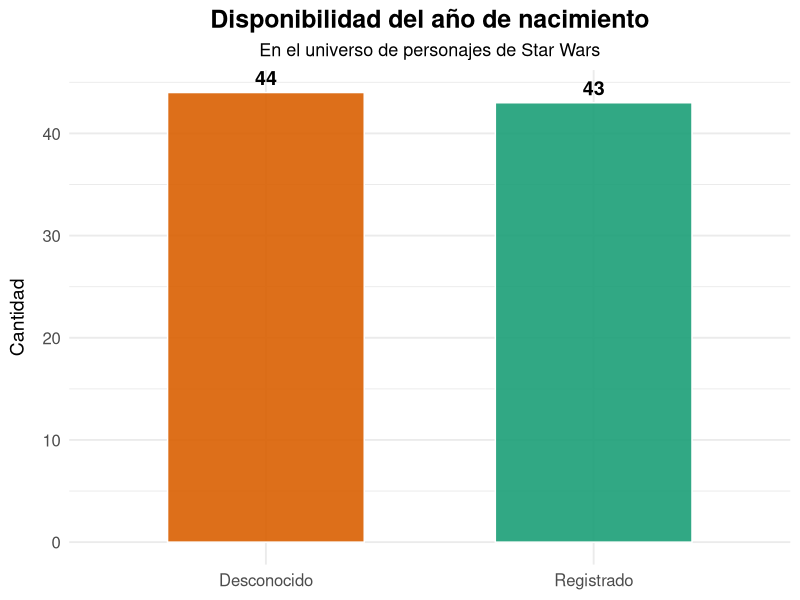
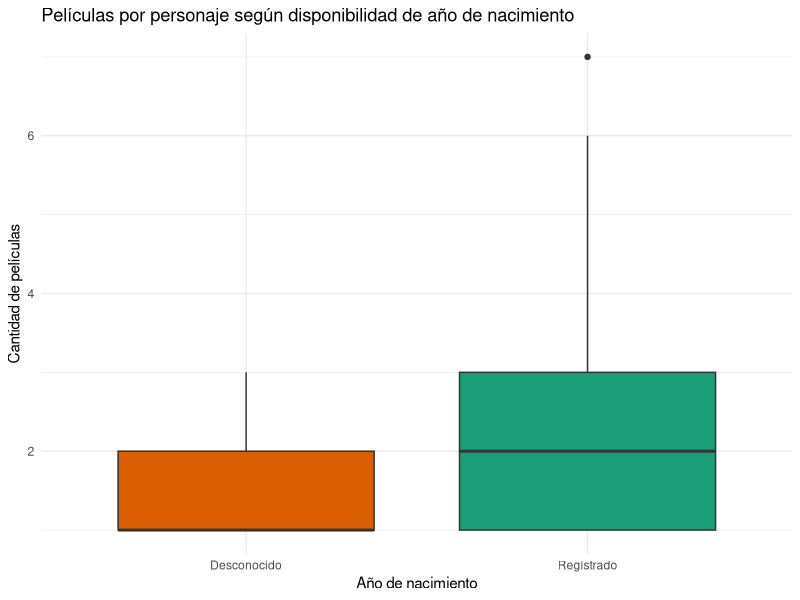
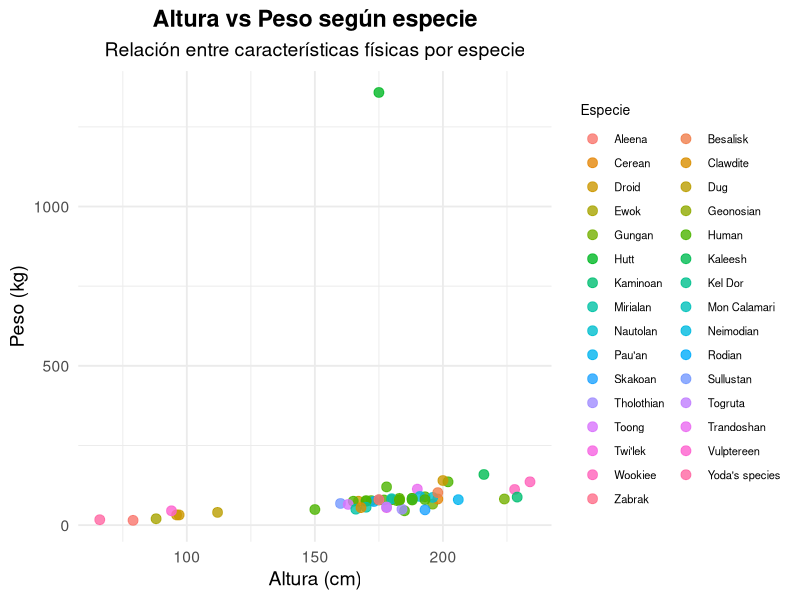

Write R code to recreate these figures, in order.
## ---- chunk 1
library(dplyr)
library(ggplot2)
data("starwars")
## ---- chunk 2
birth_na <- starwars %>%
  mutate(has_birthyear = ifelse(is.na(birth_year), "Desconocido", "Registrado"))

ggplot(birth_na, aes(x = has_birthyear, fill = has_birthyear)) +
  geom_bar(width = 0.6, color = "white", alpha = 0.9) +
  geom_text(stat = "count", aes(label = after_stat(count)), vjust = -0.5, size = 5, fontface = "bold") +
  scale_fill_manual(values = c("Desconocido" = "#D95F02", "Registrado" = "#1B9E77")) +
  labs(
    title = "Disponibilidad del año de nacimiento",
    subtitle = "En el universo de personajes de Star Wars",
    x = NULL,
    y = "Cantidad"
  ) +
  theme_minimal(base_size = 14) +
  theme(
    plot.title = element_text(face = "bold", size = 18, hjust = 0.5),
    plot.subtitle = element_text(size = 13, hjust = 0.5),
    axis.text = element_text(size = 12),
    axis.title.y = element_text(margin = margin(r = 10))
  ) +
  guides(fill = "none")
## ---- chunk 3
starwars %>%
  mutate(
    num_films = lengths(films),
    has_birthyear = !is.na(birth_year)
  ) %>%
  group_by(has_birthyear) %>%
  summarise(
    Promedio_peliculas = mean(num_films),
    Max_peliculas = max(num_films),
    Min_peliculas = min(num_films)
  )
## ---- chunk 4
starwars %>%
  mutate(
    num_films = lengths(films),
    has_birthyear = ifelse(is.na(birth_year), "Desconocido", "Registrado")
  ) %>%
  ggplot(aes(x = has_birthyear, y = num_films, fill = has_birthyear)) +
  geom_boxplot() +
  labs(title = "Películas por personaje según disponibilidad de año de nacimiento",
       x = "Año de nacimiento",
       y = "Cantidad de películas") +
  theme_minimal() +
  scale_fill_manual(values = c("Desconocido" = "#D95F02", "Registrado" = "#1B9E77")) +
  guides(fill = "none")

## ---- chunk 5
ggplot(
  data = starwars %>% filter(!is.na(height), !is.na(mass), !is.na(species)),
  aes(x = height, y = mass, color = species)
) +
  geom_point(size = 3, alpha = 0.8) +
  labs(
    title = "Altura vs Peso según especie",
    subtitle = "Relación entre características físicas por especie",
    x = "Altura (cm)",
    y = "Peso (kg)",
    color = "Especie"
  ) +
  theme_minimal(base_size = 14) +
  theme(
    plot.title = element_text(face = "bold", hjust = 0.5),
    plot.subtitle = element_text(hjust = 0.5),
    legend.position = "right", # Mueve la leyenda a la derecha
    legend.text = element_text(size = 8),
    legend.title = element_text(size = 10)
  ) +
  guides(color = guide_legend(ncol = 2, byrow = TRUE))

## ---- chunk 6
starwars %>%
  filter(!is.na(height), !is.na(mass), !is.na(species)) %>%
  group_by(species) %>%
  summarise(
    `Promedio altura (cm)` = round(mean(height), 1),
    `Promedio peso (kg)` = round(mean(mass), 1),
    `Máx altura (cm)` = max(height),
    `Máx peso (kg)` = max(mass)
  ) %>%
  arrange(desc(`Promedio altura (cm)`)) %>%
  print(n = Inf)
